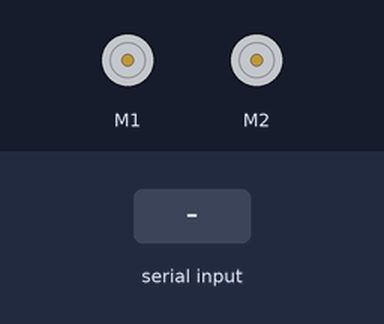
This sketch was run on a simulated Arduino Uno, built with avr-gcc and run on an emulated ATmega328P. Shown: 2 × DC motor (green arrow = forward, orange = backward, longer = faster). The inputs (shaded band) are chosen by the test bench.

Above: at 1.2 s.
1.3 s: "1" received over the second serial link
At 2.0 s:
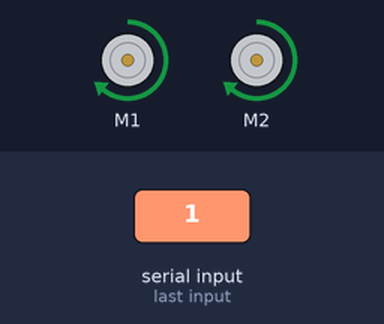
2.8 s: "2" received over the second serial link
At 3.2 s:
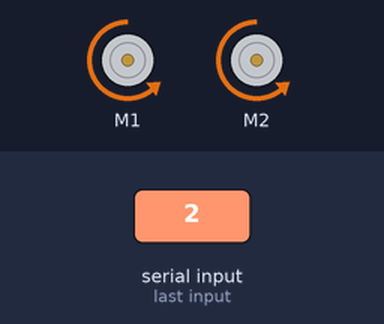
4.3 s: "3" received over the second serial link
At 5.5 s:
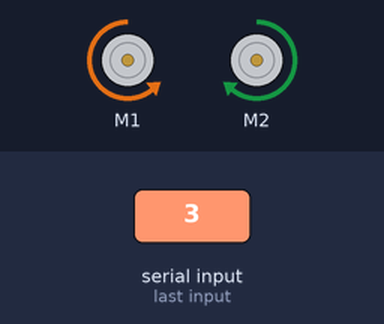
5.8 s: "4" received over the second serial link
At 6.7 s:
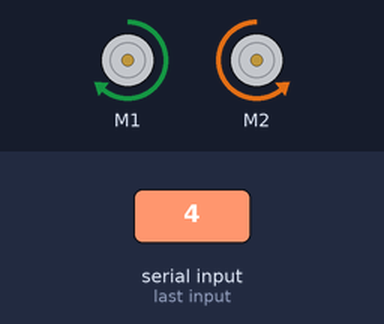
7.3 s: "0" received over the second serial link
At 7.8 s:
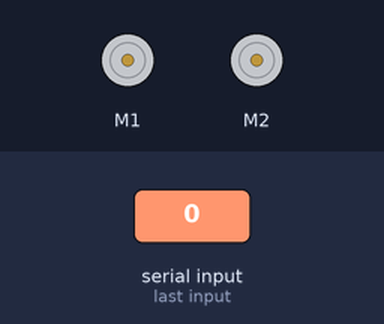
Timing chart, 0 to 9.8 s (numbered marks = the images above; inputs shaded):
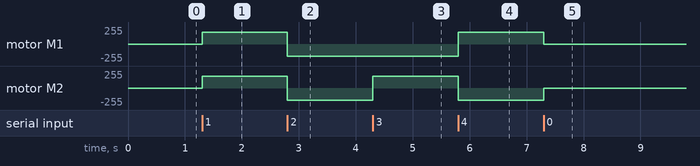

The sketch:

car_code.ino
```cpp
#include <AFMotor.h>
#include <SoftwareSerial.h>

// Bluetooth on A0/A1
SoftwareSerial BT(14, 15); // RX=A0, TX=A1

AF_DCMotor leftMotor(1);
AF_DCMotor rightMotor(2);

const uint8_t SPEED = 180;

void setup() {
  BT.begin(9600);
  leftMotor.setSpeed(SPEED);
  rightMotor.setSpeed(SPEED);
  stopCar();
}

void loop() {
  if (BT.available()) {
    char c = BT.read();

    switch (c) {
      case '1': forward();  break;
      case '2': backward(); break;
      case '3': left();     break;
      case '4': right();    break;
      case '0': stopCar();  break;
      default:  stopCar();  break;
    }
  }
}

void forward()  { leftMotor.run(FORWARD);  rightMotor.run(FORWARD);  }
void backward() { leftMotor.run(BACKWARD); rightMotor.run(BACKWARD); }
void left()     { leftMotor.run(BACKWARD); rightMotor.run(FORWARD);  }
void right()    { leftMotor.run(FORWARD);  rightMotor.run(BACKWARD); }
void stopCar()  { leftMotor.run(RELEASE);  rightMotor.run(RELEASE); }
```

Measured:
- after the input at 1.3 s, motor M1, motor M2: stopped → forward 180/255 at once
- after the input at 2.8 s, motor M1, motor M2: forward 180/255 → backward 180/255 at once
- after the input at 4.3 s, motor M2: backward 180/255 → forward 180/255 at once
- after the input at 5.8 s, motor M1: backward 180/255 → forward 180/255 at once; motor M2: forward 180/255 → backward 180/255 at once
- after the input at 7.3 s, motor M1: forward 180/255 → stopped at once; motor M2: backward 180/255 → stopped at once
